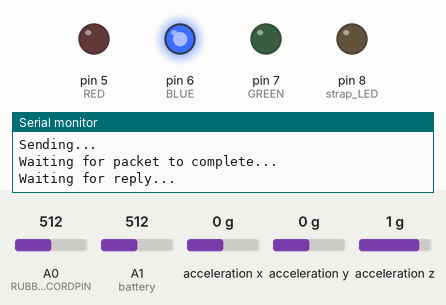
Recording of a sketch running on a simulated Arduino Uno, built with avr-gcc and run on an emulated ATmega328P. Parts: output pins drawn as LEDs (lit = HIGH), the last lines printed to the serial monitor. The inputs (shaded band) are chosen by the test bench; at power-on: A1 (battery) = 512, A0 (RUBBERCORDPIN) = 512, acceleration x 0 g, acceleration y 0 g, acceleration z 1 g. No radio packets arrive unless stated; pins used as bus, display or sensor lines are not drawn.

Above: at 1.3 s.
1.4 s: A1 (battery) set to 808
4.7 s: A1 (battery) set to 837
At 7.0 s:
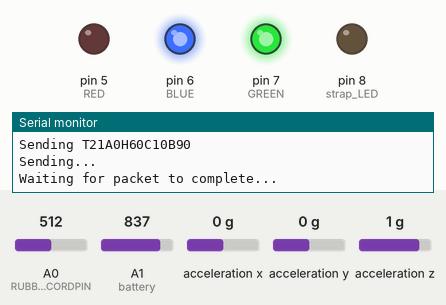
11.1 s: A1 (battery) set to 716
At 13.0 s:
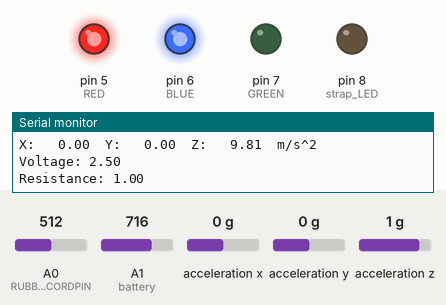
13.3 s: A1 (battery) set to 992
At 15.3 s:
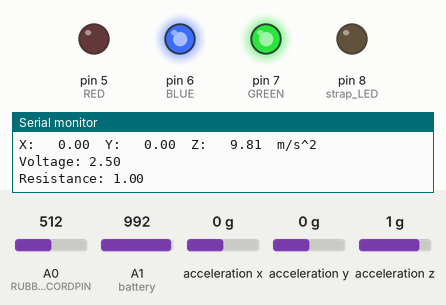
Timing chart, 0 to 16.5 s (numbered marks = the images above; inputs shaded):
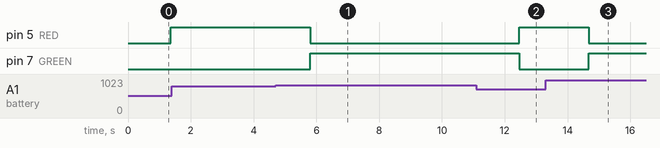

The sketch:

UnoEweAlert.ino
```cpp
// Setting up Lora
#include <SPI.h>
#include <RH_RF95.h>

#define RFM95_CS 4
#define RFM95_RST 2
#define RFM95_INT 3
#define RF95_FREQ 915.0

// Singleton instance of the radio driver
RH_RF95 rf95(RFM95_CS, RFM95_INT);

//Pulse Sensor
float BPM = 60;
float BPM_temp = 60;
int PulseSensorPurplePin = A0;  // Pulse Sensor PURPLE WIRE connected to ANALOG PIN 0
int Signal;                     // holds the incoming raw data. Signal value can range from 0-1024
int Threshold_low = 600;
int Threshold_high = 520;
bool next = true;
float Time = 0;
float prev = 0;

//Accelerometer
#include <Wire.h>
#include <Adafruit_MMA8451.h>
#include <Adafruit_Sensor.h>

Adafruit_MMA8451 mma = Adafruit_MMA8451();
int Activity = 0;
uint8_t prevOrientation = 0;

//Battery setup
#define BLUE 6
#define GREEN 7
#define RED 5
#define battery A1
int batteryPercent = 90;

int temp = 20;
//strap led
#define strap_LED 8

//Contraction sensor
#include <ArduinoJson.h>

//This should be the same value of the used resistor
#define RESISTOR 10000

//This is the pin where the cord is connected to
#define RUBBERCORDPIN A0

int value=0;
int raw = 0;             // Raw input value
int vin = 5;             // Store input voltage, this should be 5
float vout = 0;          // Store output voltage
float refresistor1 = 1;  // Variable to store the R1 value
float refresistor2 = 0;  // represents unknown resistor.
float buffer = 0;        // buffer variable for calculation

bool next_contract = true;
int contraction = 0;
unsigned long time_between_cont = 0;
unsigned long previous_contract = 0;
unsigned long previous_time = 0;

int contractionTime = 10;

void setup() {
  pinMode(RFM95_RST, OUTPUT);
  digitalWrite(RFM95_RST, HIGH);

  while (!Serial)
    ;
  Serial.begin(9600);
  delay(100);

  Serial.println("Arduino LoRa TX Test!");

  // manual reset
  digitalWrite(RFM95_RST, LOW);
  delay(10);
  digitalWrite(RFM95_RST, HIGH);
  delay(10);

  while (!rf95.init()) {
    Serial.println("LoRa radio init failed");
    while (1)
      ;
  }
  Serial.println("LoRa radio init OK!");

  // Defaults after init are 434.0MHz, modulation GFSK_Rb250Fd250, +13dbM
  if (!rf95.setFrequency(RF95_FREQ)) {
    Serial.println("setFrequency failed");
    while (1)
      ;
  }
  Serial.print("Set Freq to: ");
  Serial.println(RF95_FREQ);

  // Defaults after init are 434.0MHz, 13dBm, Bw = 125 kHz, Cr = 4/5, Sf = 128chips/symbol, CRC on

  // The default transmitter power is 13dBm, using PA_BOOST.
  // If you are using RFM95/96/97/98 modules which uses the PA_BOOST transmitter pin, then
  // you can set transmitter powers from 5 to 23 dBm:
  rf95.setTxPower(23, false);


  //accelerometer
  Serial.begin(9600);

  Serial.println("Adafruit MMA8451 test!");


  if (!mma.begin()) {
    Serial.println("Couldnt start");
  }
  Serial.println("MMA8451 found!");

  mma.setRange(MMA8451_RANGE_2_G);

  Serial.print("Range = ");
  Serial.print(2 << mma.getRange());
  Serial.println("G");

  //Set up LED's
  pinMode(BLUE, OUTPUT);
  pinMode(GREEN, OUTPUT);
  pinMode(RED, OUTPUT);
  pinMode(strap_LED, OUTPUT);

  digitalWrite(BLUE, HIGH);
}
// packet counter, we increment per xmission
int16_t packetnum = 0;

void loop() {
  //convert each value to  a char array
  char Temp_char[3];
  itoa(temp, Temp_char, 10);

  char Activity_char[2];
  itoa(Activity, Activity_char, 10);

  char Heart_char[3];
  itoa(BPM, Heart_char, 10);

  char Contract_char[3];
  itoa(contractionTime, Contract_char, 10);

  char Battery_char[3];
  itoa(batteryPercent, Battery_char, 10);

  //Set up identifiers
  char radiopacket[45];
  const char T[] = "T";
  const char A[] = "A";
  const char H[] = "H";
  const char C[] = "C";
  const char B[] = "B";

  //Add together to one char array
  strcpy(radiopacket, T);
  strcat(radiopacket, Temp_char);
  strcat(radiopacket, A);
  strcat(radiopacket, Activity_char);
  strcat(radiopacket, H);
  strcat(radiopacket, Heart_char);
  strcat(radiopacket, C);
  strcat(radiopacket, Contract_char);
  strcat(radiopacket, B);
  strcat(radiopacket, Battery_char);

  //send data
  Serial.println("SendDATa:");
  Serial.print(radiopacket);

  Serial.println("Sending to rf95_server");

  Serial.print("Sending ");
  Serial.println(radiopacket);
  radiopacket[19] = 0;

  Serial.println("Sending...");
  delay(10);
  rf95.send((uint8_t *)radiopacket, 20);

  Serial.println("Waiting for packet to complete...");
  delay(10);
  rf95.waitPacketSent();

  // Now wait for a reply
  uint8_t buf[RH_RF95_MAX_MESSAGE_LEN];
  uint8_t len = sizeof(buf);

  Serial.println("Waiting for reply...");
  delay(10);
  if (rf95.waitAvailableTimeout(1000)) {
    // Should be a reply message for us now
    if (rf95.recv(buf, &len)) {
      Serial.print("Got reply: ");
      Serial.println((char *)buf);
      Serial.print("RSSI: ");
      Serial.println(rf95.lastRssi(), DEC);
    } else {
      Serial.println("Receive failed");
    }
  } else {
    Serial.println("No reply, is there a listener around?");
  }

  //Check threshold
  if (Activity > 3) {
    digitalWrite(strap_LED, HIGH);
  }


  ///Battery status check
  //get value from analog pin
  int sensorValue = analogRead(battery);
  //convert value to voltage
  float voltage = sensorValue * (5.00 / 1023.00) * 2;
  //convert to peercentage
  batteryPercent = (voltage * 100) / 9;
  Serial.print("battery:");
  Serial.println(batteryPercent);

  //checks if battery is low or high
  if (voltage < 8.00) {
    digitalWrite(GREEN, LOW);
    digitalWrite(RED, HIGH);
  } else {
    digitalWrite(GREEN, HIGH);
    digitalWrite(RED, LOW);
  }

  //accelerometer
  // Read the 'raw' data in 14-bit counts
  mma.read();
  Serial.print("X:\t");
  Serial.print(mma.x);
  Serial.print("\tY:\t");
  Serial.print(mma.y);
  Serial.print("\tZ:\t");
  Serial.print(mma.z);
  Serial.println();

  //Get a new sensor event
  sensors_event_t event;
  mma.getEvent(&event);

  //Display the results (acceleration is measured in m/s^2)
  Serial.print("X: \t");
  Serial.print(event.acceleration.x);
  Serial.print("\t");
  Serial.print("Y: \t");
  Serial.print(event.acceleration.y);
  Serial.print("\t");
  Serial.print("Z: \t");
  Serial.print(event.acceleration.z);
  Serial.print("\t");
  Serial.println("m/s^2 ");

  //Get the orientation of the sensor
  uint8_t o = mma.getOrientation();
  //if its different then increase the activity
  if (prevOrientation != o) {
    Activity++;

    if (Activity == 10) {
      Activity = 0;
    }
    prevOrientation = o;

    Serial.print("Activity:");
    Serial.println(Activity);
  }


  //Pulse Sensor
  float startPulseTime = millis();
  unsigned long Time = millis();
  //while((Time-startPulseTime)<5000){

  //Read in value from PulseSensor
  int Signal = analogRead(PulseSensorPurplePin);
  if ((Signal > Threshold_high) && (next == true)) {
    next = false;
    Time = millis() - prev;
    prev = millis();
    //Calculate BPM based on time between beats
    BPM_temp = 60000 / Time;
    if (BPM_temp > 60 && BPM_temp < 100) {
      BPM = BPM_temp;
      Serial.print("BPM:");
      Serial.println(BPM);
    }
    Time = millis();
  }
  if ((Signal < Threshold_low) && (next == false)) {
    next = true;
  }

  //Temporary place holder for temperature
  if (temp > 20) {
    temp--;
  } else {
    temp++;
  }

  //Contraction
  //read value
  value = analogRead(RUBBERCORDPIN);
  //calculate voltage on pin
  vout = (5.0 / 1023.0) * value;
  buffer = (vin / vout) - 1;
  refresistor2 = refresistor1 / buffer;

  //Output values
  Serial.print("Voltage: ");
  Serial.println(vout);
  Serial.print("Resistance: ");
  Serial.println(refresistor2);

  //if sheet is pulled and as been let go in between
  if ((refresistor2 > 7) && (next_contract == true)) {
    contraction = contraction++;
    next_contract = false;
    unsigned long time_now = millis();
    time_between_cont = time_now - previous_contract;
    previous_contract = time_now;

    //ouput data
    Serial.println("time now:");
    Serial.println(time_now);
    Serial.println("TIME BETWEEN:");
    Serial.println(time_between_cont / (1000));

    //calculate in terms of percentage with 10 minutes =0%, 1 min=99% and check is 2 char
    int contraction_Val = ((time_between_cont / (1000)) / (60) * 100);
    contraction_Val = 100 - contraction_Val;
    if (((time_between_cont / (1000)) < 99) && ((time_between_cont / (1000)) > 10)) {
      int contractionTime = (time_between_cont / (1000));
    }
  } else {
    if (refresistor2 < 7) {
      next_contract = true;
    }
  }

  delay(1000);
}
```

Measured:
- the behaviour switches between 818 and 819 on A1 (battery) (found by bisection; images 0 and 1)
- after the input at 4.7 s, pin 5 (RED): HIGH → LOW after 1.1 s; pin 7 (GREEN): LOW → HIGH after 1.1 s
- after the input at 11.1 s, pin 5 (RED): LOW → HIGH after 1.4 s; pin 7 (GREEN): HIGH → LOW after 1.4 s
- after the input at 13.3 s, pin 5 (RED): HIGH → LOW after 1.4 s; pin 7 (GREEN): LOW → HIGH after 1.4 s
